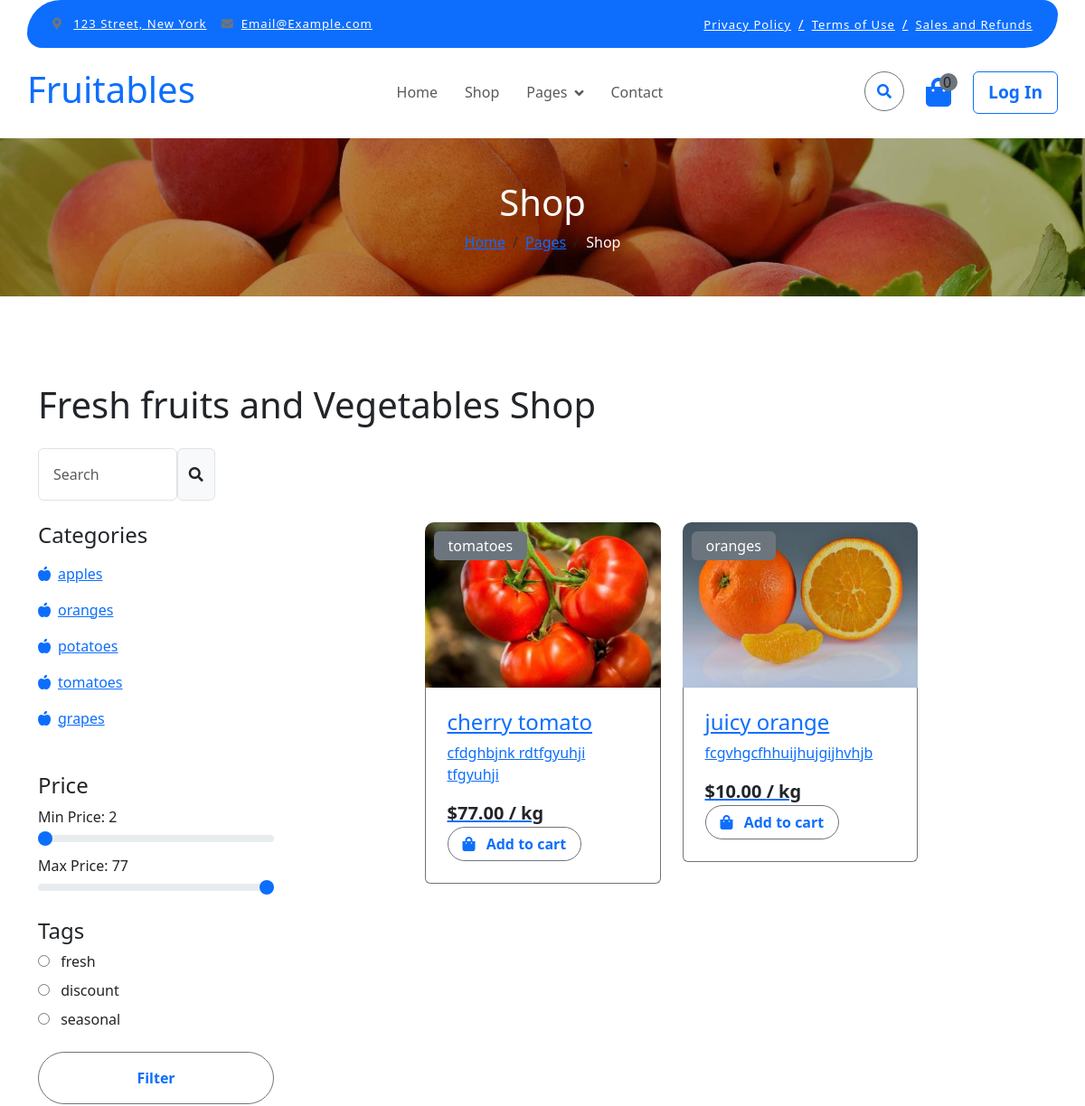
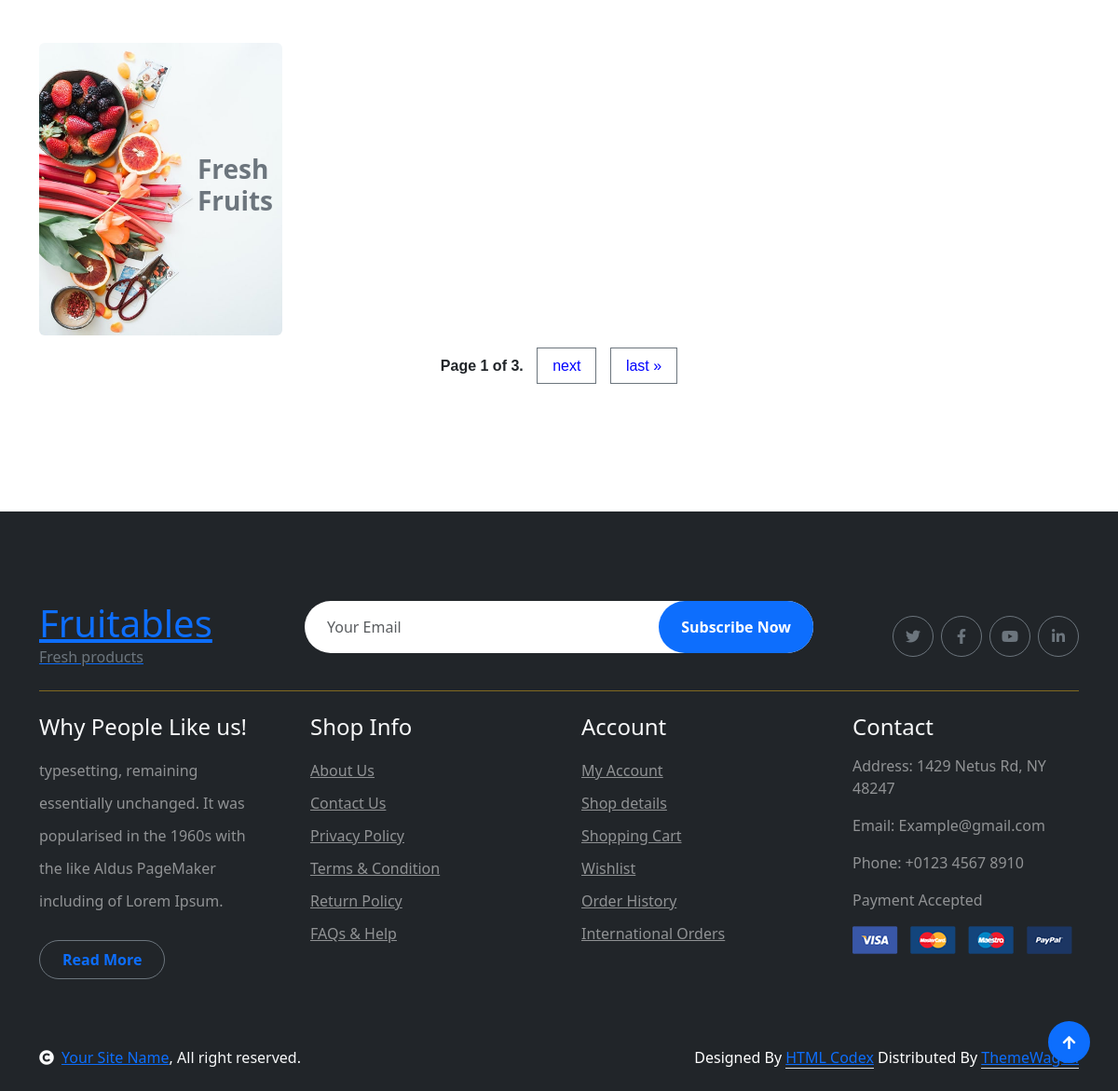
The page /category/ on the database its author committed (2 pictures, top to bottom).
### store/models.py (models this page shows, shortened)
class Category(MPTTModel):
    category_name = models.CharField(max_length=100)
    slug = models.SlugField(unique=True, null=True)
    parent = TreeForeignKey('self', on_delete=models.CASCADE, null=True, blank=True, related_name='children')
    class MPTTMeta:
        order_insertion_by = ['category_name']
    class Meta:
        verbose_name_plural = "Categories"
    def __str__(self):
        return self.category_name

class ProductTag(models.Model):
    name = models.CharField(max_length=200)

class Product(models.Model):
    name = models.CharField(max_length=200)
    description = models.TextField()
    price = models.DecimalField(max_digits=10, decimal_places=2)
    product_image = models.ImageField(upload_to='products/')
    product_thumbnail = models.ImageField(upload_to='products/thumbnails/', editable=False, null=True, blank=True)
    slug = models.SlugField(unique=True)
    quantity = models.IntegerField(default=0)
    category = models.ForeignKey(Category, on_delete=models.CASCADE, related_name='products', null=True)
    tag = models.ManyToManyField(ProductTag, related_name='tags')

### store/views.py (the view)
# urls.py: path('category/', views.CategoryProductListView.as_view(), name='main_category'),
class CategoryProductListView(ListView):
    model = Product
    template_name = 'shop.html'
    context_object_name = 'products'
    paginate_by = 2
    def get_queryset(self):
        slug = self.kwargs.get('slug')
        if slug:
            category = get_object_or_404(Category, slug=slug)
            queryset = Product.objects.filter(category=category)
        else:
            queryset = Product.objects.all()
        selected_tag_id = self.request.GET.get('tag')
        if selected_tag_id:
            queryset = queryset.filter(tag__id=selected_tag_id)
        search_query = self.request.GET.get('q')
        if search_query:
            queryset = queryset.filter(Q(name__icontains=search_query) | Q(tag__name__icontains=search_query))
        min_price = int(self.request.GET.get('min_price', 0))
        max_price = int(self.request.GET.get('max_price', 500))
        queryset = queryset.filter(price__gte=min_price, price__lte=max_price)
        return queryset
    def get_context_data(self, **kwargs):
        context = super().get_context_data(**kwargs)
        price_data = Product.objects.aggregate(Min('price'), Max('price'))
        context['product_tags'] = ProductTag.objects.all()
        context['subcategories'] = Category.objects.filter(parent__isnull=False)
        context['min_price'] = price_data['price__min'] or 0
        context['max_price'] = price_data['price__max'] or 500
        return context

### order/context_processors.py (called while the page is built)
def cart_items(request):
    total_items = 0
    if request.user.is_authenticated:
        cart, created = Cart.objects.get_or_create(user=request.user)
        total_items = sum(item.quantity for item in cart.items.all())
    return {
        'total_items': total_items,
    }

### templates/shop.html (shortened to what this page needs)
{% extends 'base.html' %}
{% load static %}
{% block content %}
        <div class="container-fluid page-header py-5">
            <h1 class="text-center text-white display-6">Shop</h1>
            <ol class="breadcrumb justify-content-center mb-0">
                <li class="breadcrumb-item"><a href="#">Home</a></li>
                <li class="breadcrumb-item"><a href="#">Pages</a></li>
                <li class="breadcrumb-item active text-white">Shop</li>
            </ol>
        </div>
        <div class="container-fluid fruite py-5">
            <div class="container py-5">
                <h1 class="mb-4">Fresh fruits and Vegetables Shop</h1>
                <div class="row g-4">
                    <div class="col-lg-12">
                        <div class="row g-4 mb-4">
                            <div class="col-xl-3">
                                <div class="input-group w-100 mx-auto d-flex">
                                    <form method="GET" action="{% url 'main_category' %}" class="w-75 d-flex" style="margin-left">
                                        <input type="search" class="form-control p-3" name="q" placeholder="Search" aria-describedby="search-icon-1" value="{{ request.GET.q }}">
                                        <button type="submit" class="input-group-text" id="search-icon-1">
                                            <i class="fa fa-search"></i>
                                        </button>
                                    </form>
                                </div>
                            </div>
                        </div>
                        <div class="row g-4">
                            <div class="col-lg-3">
                                <div class="row g-4">
                                    <div class="col-lg-12">
                                        <div class="mb-3">
                                            <h4>Categories</h4>
                                            <ul class="list-unstyled fruite-categorie">
                                                {% for category in subcategories %}
                                                <li>
                                                    <div class="d-flex justify-content-between fruite-name">
                                                        <a href="{% url 'category' slug=category.slug %}"><i class="fas fa-apple-alt me-2"></i>{{ category }}</a>
                                                    </div>
                                                </li>
                                               {% endfor %}
                                            </ul>
                                        </div>
                                    </div>
<form method="GET" action="{% url 'main_category' %}">
    <div class="col-lg-12">
        <div class="mb-3">
            <h4 class="mb-2">Price</h4>
            <label for="min_price">Min Price: <output id="minAmount">{{ min_price }}</output></label>
            <input type="range" class="form-range w-100" id="min_price" name="min_price" min="{{ min_price }}" max="{{ max_price }}" value="{{ min_price }}" oninput="minAmount.value=min_price.value">
            <label for="max_price">Max Price: <output id="maxAmount">{{ max_price }}</output></label>
            <input type="range" class="form-range w-100" id="max_price" name="max_price" min="{{ min_price }}" max="{{ max_price }}" value="{{ max_price }}" oninput="maxAmount.value=max_price.value">
        </div>
    </div>
    <div class="col-lg-12">
        <div class="mb-3">
            <h4>Tags</h4>
            {% for tag in product_tags %}
            <div class="mb-2">
                <input type="radio" class="me-2" id="tag-{{ tag.id }}" name="tag" value="{{ tag.id }}">
                <label for="tag-{{ tag.id }}">{{ tag.name }}</label>
            </div>
            {% endfor %}
        </div>
    </div>
    <div class="d-flex justify-content-center my-4">
        <button type="submit" class="btn border border-secondary px-4 py-3 rounded-pill text-primary w-100">Filter</button>
    </div>
</form>
                                    <div class="col-lg-12">
                                        <div class="position-relative">
                                            <img src="{% static 'img/banner-fruits.jpg' %}" class="img-fluid w-100 rounded" alt="">
                                            <div class="position-absolute" style="top: 50%; right: 10px; transform: translateY(-50%);">
                                                <h3 class="text-secondary fw-bold">Fresh <br> Fruits</h3>
                                            </div>
                                        </div>
                                    </div>
                                </div>
                            </div>
                                    <div class="col-lg-9">
                                        <div class="row g-4 justify-content-center">
                                            {% for product in page_obj %}
                                            <div class="col-md-6 col-lg-6 col-xl-4">
                                                <a href="{% url 'product_detail' slug=product.category.slug product_slug=product.slug %}" class="rounded position-relative fruite-item">
                                                    <div class="fruite-img">
                                                        <img src="{{ product.product_thumbnail.url }}" class="img-fluid w-100 rounded-top" alt="{{ product.name }}">
                                                    </div>
                                                    <div class="text-white bg-secondary px-3 py-1 rounded position-absolute" style="top: 10px; left: 10px;">{{ product.category.category_name }}</div>
                                                    <div class="p-4 border border-secondary border-top-0 rounded-bottom">
                                                        <h4>{{ product.name }}</h4>
                                                        <p>{{ product.description }}</p>
                                                        <div class="d-flex justify-content-between flex-lg-wrap">
                                                            <p class="text-dark fs-5 fw-bold mb-0">${{ product.price }} / kg</p>
                                                                <form method="POST" action="{% url 'add_to_cart' product.id %}">
                                                                    <button type="submit" class="btn border border-secondary rounded-pill px-3 text-primary">
                                                                        <i class="fa fa-shopping-bag me-2 text-primary"></i> Add to cart
                                                                    </button>
                                                                </form>
                                                        </div>
                                                    </div>
                                                </a>
                                            </div>
                                            {% endfor %}
                                        </div>
                                    </div>
                                    <div style="text-align: center; margin-top: 20px;">
                                        <div class="pagination" style="display: inline-block;">
                                            <span class="step-links" style="font-family: Arial, sans-serif; font-size: 16px;">
                                                <span class="current" style="margin: 0 5px; font-weight: bold;">
                                                    Page {{ page_obj.number }} of {{ page_obj.paginator.num_pages }}.
                                                </span>
                                                {% if page_obj.has_next %}
                                                    <a href="?page={{ page_obj.next_page_number }}" style="margin: 0 5px; text-decoration: none; color: blue;">next</a>
                                                    <a href="?page={{ page_obj.paginator.num_pages }}" style="margin: 0 5px; text-decoration: none; color: blue;">last &raquo;</a>
                                                {% endif %}
                                            </span>
                                        </div>
                                    </div>
                                    </div>
                                </div>
                            </div>
                        </div>
                    </div>
{% endblock %}

### static/css/style.css (style rules this page uses)
.btn { font-weight: 600; transition: .5s; }
.btn.border-secondary { transition: 0.5s; }
.page-header { position: relative; background: linear-gradient(rgba(0, 0, 0, 0.3), rgba(0, 0, 0, 0.3)), url(../img/cart-page-header-img.jpg); background-position: center center; background-repeat: no-repeat; background-size: cover; }
@media (min-width: 992px) { .hero-header, .page-header { margin-top: 152px !important; } }
.fruite .fruite-categorie .fruite-name { line-height: 40px; }
.fruite .fruite-categorie .fruite-name a { transition: 0.5s; }
.fruite .fruite-item { height: 100%; transition: 0.5s; }
.fruite .fruite-item .fruite-img { overflow: hidden; transition: 0.5s; border-radius: 10px 10px 0 0; }
.fruite .fruite-item .fruite-img img { transition: 0.5s; }
.pagination { display: inline-block; }
.pagination a { color: var(--bs-dark); padding: 10px 16px; text-decoration: none; transition: 0.5s; border: 1px solid var(--bs-secondary); margin: 0 4px; }

### rows shown on the page
Category: category_name "apples"
Category: category_name "oranges"
Category: category_name "potatoes"
Category: category_name "tomatoes"
Category: category_name "grapes"
ProductTag: name "fresh"
ProductTag: name "discount"
ProductTag: name "seasonal"
Product: product_thumbnail (picture), category.category_name "tomatoes", name "cherry tomato", description "cfdghbjnk rdtfgyuhji tfgyuhji", price "77.00"
Product: product_thumbnail (picture), category.category_name "oranges", name "juicy orange", description "fcgvhgcfhhuijhujgijhvhjb", price "10.00"

### other values the page prints
{{ total_items }} "0"
{{ min_price }} "2"
{{ max_price }} "77"
{{ page_obj.number }} "1"
{{ page_obj.paginator.num_pages }} "3"
